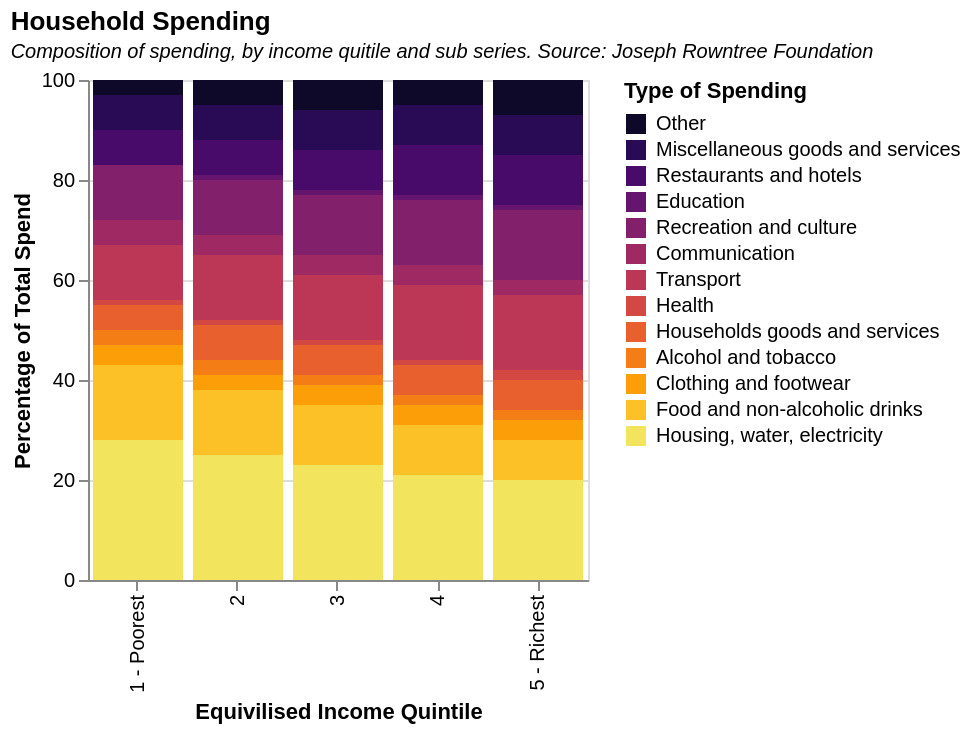

Specify this chart in Vega-Lite:
### Vega-Lite specification from a JSON file in a GitHub repository (floating-point values rounded to 4 significant figures)
{"$schema": "https://vega.github.io/schema/vega-lite/v5.json", "title": {"text": " Household Spending", "subtitle": "Composition of spending, by income quitile and sub series. Source: Joseph Rowntree Foundation", "subtitleFontStyle": "italic", "subtitleFontSize": 10, "anchor": "start", "color": "black"}, "height": 250, "width": 250, "data": {"values": [{"": "0", "Income Quintile": "1 - Poorest", "Type": "Housing, water, electricity", "Ratio": "0.28", "Value": "28"}, {"": "1", "Income Quintile": "1 - Poorest", "Type": "Food and non-alcoholic drinks", "Ratio": "0.15", "Value": "15"}, {"": "2", "Income Quintile": "1 - Poorest", "Type": "Clothing and footwear", "Ratio": "0.04", "Value": "4"}, {"": "3", "Income Quintile": "1 - Poorest", "Type": "Alcohol and tobacco", "Ratio": "0.03", "Value": "3"}, {"": "4", "Income Quintile": "1 - Poorest", "Type": "Households goods and services", "Ratio": "0.05", "Value": "5"}, {"": "5", "Income Quintile": "1 - Poorest", "Type": "Health", "Ratio": "0.01", "Value": "1"}, {"": "6", "Income Quintile": "1 - Poorest", "Type": "Transport", "Ratio": "0.11", "Value": "11"}, {"": "7", "Income Quintile": "1 - Poorest", "Type": "Communication", "Ratio": "0.05", "Value": "5"}, {"": "8", "Income Quintile": "1 - Poorest", "Type": "Recreation and culture", "Ratio": "0.11", "Value": "11"}, {"": "9", "Income Quintile": "1 - Poorest", "Type": "Education", "Ratio": "0.00", "Value": "0"}, {"": "10", "Income Quintile": "1 - Poorest", "Type": "Restaurants and hotels", "Ratio": "0.07", "Value": "7"}, {"": "11", "Income Quintile": "1 - Poorest", "Type": "Miscellaneous goods and services", "Ratio": "0.07", "Value": "7"}, {"": "12", "Income Quintile": "1 - Poorest", "Type": "Other", "Ratio": "0.03", "Value": "3"}, {"": "13", "Income Quintile": "2", "Type": "Housing, water, electricity", "Ratio": "0.25", "Value": "25"}, {"": "14", "Income Quintile": "2", "Type": "Food and non-alcoholic drinks", "Ratio": "0.13", "Value": "13"}, {"": "15", "Income Quintile": "2", "Type": "Clothing and footwear", "Ratio": "0.03", "Value": "3"}, {"": "16", "Income Quintile": "2", "Type": "Alcohol and tobacco", "Ratio": "0.03", "Value": "3"}, {"": "17", "Income Quintile": "2", "Type": "Households goods and services", "Ratio": "0.07", "Value": "7"}, {"": "18", "Income Quintile": "2", "Type": "Health", "Ratio": "0.01", "Value": "1"}, {"": "19", "Income Quintile": "2", "Type": "Transport", "Ratio": "0.13", "Value": "13"}, {"": "20", "Income Quintile": "2", "Type": "Communication", "Ratio": "0.04", "Value": "4"}, {"": "21", "Income Quintile": "2", "Type": "Recreation and culture", "Ratio": "0.11", "Value": "11"}, {"": "22", "Income Quintile": "2", "Type": "Education", "Ratio": "0.01", "Value": "1"}, {"": "23", "Income Quintile": "2", "Type": "Restaurants and hotels", "Ratio": "0.07", "Value": "7"}, {"": "24", "Income Quintile": "2", "Type": "Miscellaneous goods and services", "Ratio": "0.07", "Value": "7"}, {"": "25", "Income Quintile": "2", "Type": "Other", "Ratio": "0.04", "Value": "5"}, {"": "26", "Income Quintile": "3", "Type": "Housing, water, electricity", "Ratio": "0.23", "Value": "23"}, {"": "27", "Income Quintile": "3", "Type": "Food and non-alcoholic drinks", "Ratio": "0.12", "Value": "12"}, {"": "28", "Income Quintile": "3", "Type": "Clothing and footwear", "Ratio": "0.04", "Value": "4"}, {"": "29", "Income Quintile": "3", "Type": "Alcohol and tobacco", "Ratio": "0.02", "Value": "2"}, {"": "30", "Income Quintile": "3", "Type": "Households goods and services", "Ratio": "0.06", "Value": "6"}, {"": "31", "Income Quintile": "3", "Type": "Health", "Ratio": "0.01", "Value": "1"}, {"": "32", "Income Quintile": "3", "Type": "Transport", "Ratio": "0.13", "Value": "13"}, {"": "33", "Income Quintile": "3", "Type": "Communication", "Ratio": "0.04", "Value": "4"}, {"": "34", "Income Quintile": "3", "Type": "Recreation and culture", "Ratio": "0.12", "Value": "12"}, {"": "35", "Income Quintile": "3", "Type": "Education", "Ratio": "0.01", "Value": "1"}, {"": "36", "Income Quintile": "3", "Type": "Restaurants and hotels", "Ratio": "0.08", "Value": "8"}, {"": "37", "Income Quintile": "3", "Type": "Miscellaneous goods and services", "Ratio": "0.08", "Value": "8"}, {"": "38", "Income Quintile": "3", "Type": "Other", "Ratio": "0.05", "Value": "6"}, {"": "39", "Income Quintile": "4", "Type": "Housing, water, electricity", "Ratio": "0.21", "Value": "21"}, {"": "40", "Income Quintile": "4", "Type": "Food and non-alcoholic drinks", "Ratio": "0.10", "Value": "10"}, {"": "41", "Income Quintile": "4", "Type": "Clothing and footwear", "Ratio": "0.04", "Value": "4"}, {"": "42", "Income Quintile": "4", "Type": "Alcohol and tobacco", "Ratio": "0.02", "Value": "2"}, {"": "43", "Income Quintile": "4", "Type": "Households goods and services", "Ratio": "0.06", "Value": "6"}, {"": "44", "Income Quintile": "4", "Type": "Health", "Ratio": "0.01", "Value": "1"}, {"": "45", "Income Quintile": "4", "Type": "Transport", "Ratio": "0.15", "Value": "15"}, {"": "46", "Income Quintile": "4", "Type": "Communication", "Ratio": "0.04", "Value": "4"}, {"": "47", "Income Quintile": "4", "Type": "Recreation and culture", "Ratio": "0.13", "Value": "13"}, {"": "48", "Income Quintile": "4", "Type": "Education", "Ratio": "0.01", "Value": "1"}, {"": "49", "Income Quintile": "4", "Type": "Restaurants and hotels", "Ratio": "0.10", "Value": "10"}, {"": "50", "Income Quintile": "4", "Type": "Miscellaneous goods and services", "Ratio": "0.08", "Value": "8"}, {"": "51", "Income Quintile": "4", "Type": "Other", "Ratio": "0.04", "Value": "5"}, {"": "52", "Income Quintile": "5 - Richest", "Type": "Housing, water, electricity", "Ratio": "0.20", "Value": "20"}, {"": "53", "Income Quintile": "5 - Richest", "Type": "Food and non-alcoholic drinks", "Ratio": "0.08", "Value": "8"}, {"": "54", "Income Quintile": "5 - Richest", "Type": "Clothing and footwear", "Ratio": "0.04", "Value": "4"}, {"": "55", "Income Quintile": "5 - Richest", "Type": "Alcohol and tobacco", "Ratio": "0.02", "Value": "2"}, {"": "56", "Income Quintile": "5 - Richest", "Type": "Households goods and services", "Ratio": "0.06", "Value": "6"}, {"": "57", "Income Quintile": "5 - Richest", "Type": "Health", "Ratio": "0.02", "Value": "2"}, {"": "58", "Income Quintile": "5 - Richest", "Type": "Transport", "Ratio": "0.15", "Value": "15"}, {"": "59", "Income Quintile": "5 - Richest", "Type": "Communication", "Ratio": "0.03", "Value": "3"}, {"": "60", "Income Quintile": "5 - Richest", "Type": "Recreation and culture", "Ratio": "0.14", "Value": "14"}, {"": "61", "Income Quintile": "5 - Richest", "Type": "Education", "Ratio": "0.01", "Value": "1"}, {"": "62", "Income Quintile": "5 - Richest", "Type": "Restaurants and hotels", "Ratio": "0.10", "Value": "10"}, {"": "63", "Income Quintile": "5 - Richest", "Type": "Miscellaneous goods and services", "Ratio": "0.08", "Value": "8"}, {"": "64", "Income Quintile": "5 - Richest", "Type": "Other", "Ratio": "0.07", "Value": "7"}]}, "transform": [{"calculate": "if(datum.Type === 'Housing, water, electricity', 0, if(datum.Type === 'Food and non-alcoholic drinks', 1 ,if(datum.Type === 'Clothing and footwear', 2 , 3)))", "as": "TypeOrder"}], "mark": "bar", "encoding": {"x": {"field": "Income Quintile", "type": "nominal", "title": "Equivilised Income Quintile"}, "y": {"field": "Value", "type": "quantitative", "title": "Percentage of Total Spend"}, "color": {"field": "Type", "type": "nominal", "title": "Type of Spending", "scale": {"domain": ["Other", "Miscellaneous goods and services", "Restaurants and hotels", "Education", "Recreation and culture", "Communication", "Transport", "Health", "Households goods and services", "Alcohol and tobacco", "Clothing and footwear", "Food and non-alcoholic drinks", "Housing, water, electricity"], "scheme": "inferno"}}, "order": {"field": "TypeOrder"}, "tooltip": [{"field": "Value", "type": "quantitative", "title": "Percentage (%)"}, {"field": "Type", "type": "nominal", "title": "Type of Spending"}]}, "config": {}}
